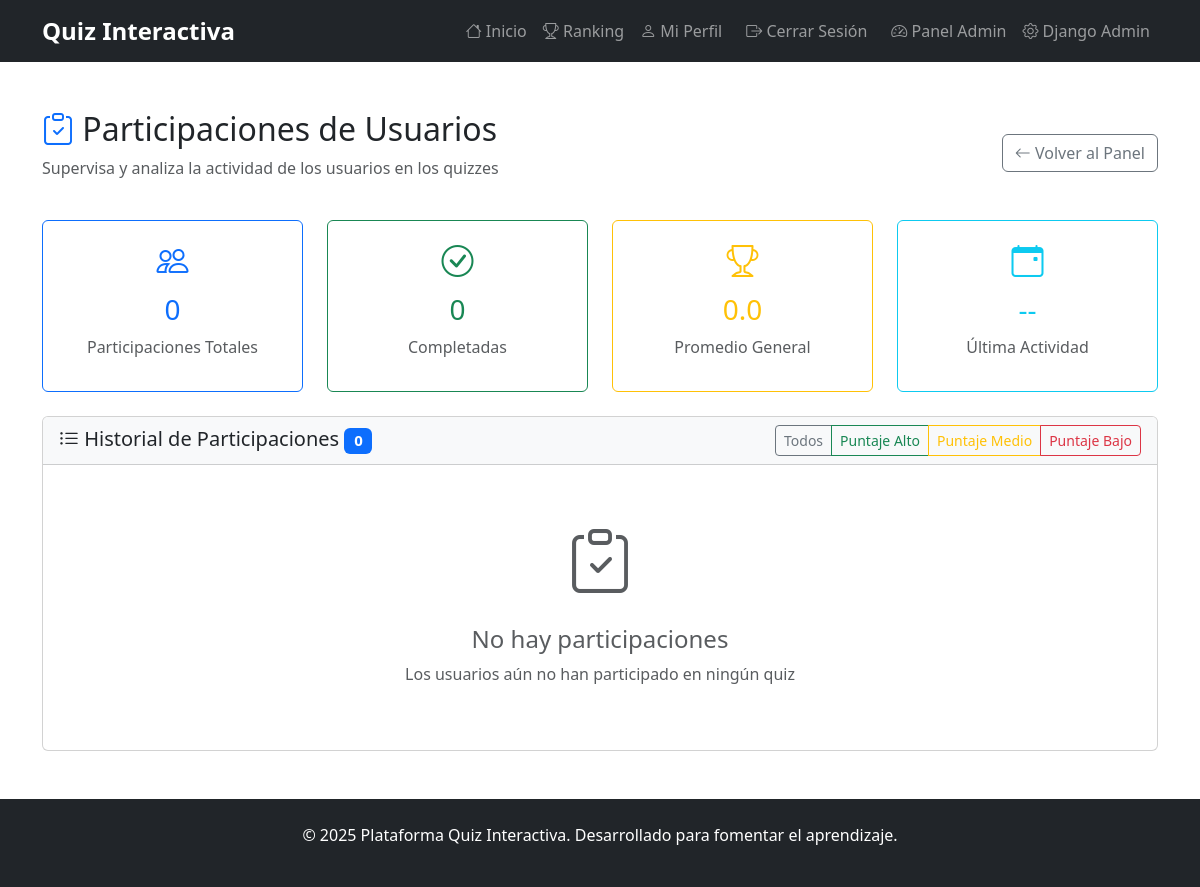
Page /admin-panel/participaciones/ (signed in) on the earlier database version.
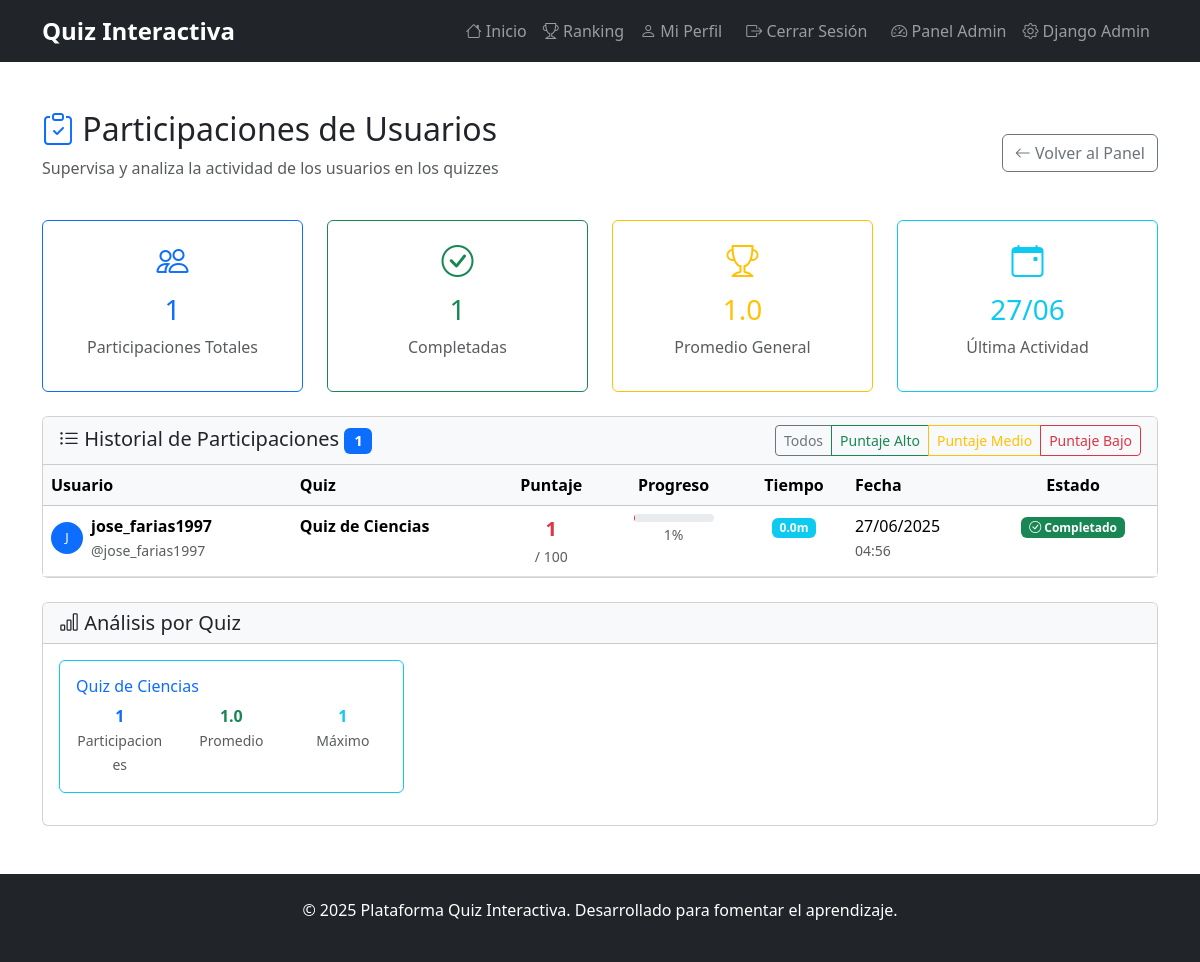
Same page on the later database version.
### quizzes/models.py (models this page shows, shortened)
class Participacion(models.Model):
    usuario = models.ForeignKey(User, on_delete=models.CASCADE)
    quiz = models.ForeignKey(Quiz, on_delete=models.CASCADE)
    fecha = models.DateTimeField(auto_now_add=True)
    puntaje = models.IntegerField(default=0)
    tiempo_total = models.DurationField(null=True, blank=True)
    completado = models.BooleanField(default=False)
    class Meta:
        unique_together = ('usuario', 'quiz')

class Quiz(models.Model):
    titulo = models.CharField(max_length=200)
    descripcion = models.TextField(blank=True)
    fecha_creacion = models.DateTimeField(auto_now_add=True)
    activo = models.BooleanField(default=True)
    tiempo_limite = models.IntegerField(default=0, help_text="Tiempo en minutos (0 = sin límite)")

### quizzes/views.py (the view)
# urls.py: path('admin-panel/participaciones/', views.admin_participaciones, name='admin_participaciones'),
@user_passes_test(is_staff_user)
def admin_participaciones(request):
    participaciones = Participacion.objects.filter(completado=True).order_by('-fecha')
    return render(request, 'quizzes/admin/participaciones.html', {'participaciones': participaciones})

### quizzes/templatetags/quiz_extras.py (called while the page is built)
@register.filter
def dividir(value, arg):
    try:
        return float(value) / float(arg) if float(arg) != 0 else 0
    except (ValueError, TypeError):
        return 0

@register.filter
def promedio_puntajes(participaciones):
    if not participaciones:
        return 0
    try:
        total = sum(p.puntaje for p in participaciones)
        return total / len(participaciones)
    except (AttributeError, TypeError, ZeroDivisionError):
        return 0

@register.filter
def mejor_puntaje(participaciones):
    if not participaciones:
        return 0
    try:
        return max(p.puntaje for p in participaciones)
    except (AttributeError, TypeError, ValueError):
        return 0

### quizzes/views.py (called while the page is built)
def is_staff_user(user):
    return user.is_authenticated and user.is_staff

### quizzes/templates/quizzes/admin/participaciones.html (shortened to what the changed rows need)
{% extends 'base.html' %}
{% load quiz_extras %}
{% block content %}
<div class="container my-5">
    <div class="row mb-4">
        <div class="col-12">
            <div class="d-flex justify-content-between align-items-center">
                <div>
                    <h2><i class="bi bi-clipboard-check text-primary"></i> Participaciones de Usuarios</h2>
                </div>
            </div>
        </div>
    </div>
    <div class="row mb-4">
        <div class="col-md-3">
            <div class="card text-center border-primary h-100">
                <div class="card-body">
                    <i class="bi bi-people text-primary" style="font-size: 2rem;"></i>
                    <h3 class="mt-2 text-primary">{{ participaciones|length }}</h3>
                    <p class="text-muted">Participaciones Totales</p>
                </div>
            </div>
        </div>
        <div class="col-md-3">
            <div class="card text-center border-success h-100">
                <div class="card-body">
                    <i class="bi bi-check-circle text-success" style="font-size: 2rem;"></i>
                    <h3 class="mt-2 text-success">{{ participaciones.count }}</h3>
                    <p class="text-muted">Completadas</p>
                </div>
            </div>
        </div>
        <div class="col-md-3">
            <div class="card text-center border-warning h-100">
                <div class="card-body">
                    <i class="bi bi-trophy text-warning" style="font-size: 2rem;"></i>
                    <h3 class="mt-2 text-warning">{{ participaciones|promedio_puntajes|floatformat:1 }}</h3>
                    <p class="text-muted">Promedio General</p>
                </div>
            </div>
        </div>
        <div class="col-md-3">
            <div class="card text-center border-info h-100">
                <div class="card-body">
                    <i class="bi bi-calendar-event text-info" style="font-size: 2rem;"></i>
                    <h3 class="mt-2 text-info">
                        {% if participaciones %}
                            {{ participaciones.first.fecha|date:"d/m" }}
                        {% else %}
                            --
                        {% endif %}
                    </h3>
                    <p class="text-muted">Última Actividad</p>
                </div>
            </div>
        </div>
    </div>
    <div class="row">
        <div class="col-12">
            <div class="card">
                <div class="card-header bg-light d-flex justify-content-between align-items-center">
                    <div>
                        <h5 class="mb-0">
                            <i class="bi bi-list-ul"></i> Historial de Participaciones
                            <span class="badge bg-primary">{{ participaciones.count }}</span>
                        </h5>
                    </div>
                </div>
                <div class="card-body p-0">
                    {% if participaciones %}
                        <div class="table-responsive">
                            <table class="table table-hover mb-0" id="participacionesTable">
                                <thead class="table-light">
                                    <tr>
                                        <th>Usuario</th>
                                        <th>Quiz</th>
                                        <th class="text-center">Puntaje</th>
                                        <th class="text-center">Progreso</th>
                                        <th class="text-center">Tiempo</th>
                                        <th>Fecha</th>
                                        <th class="text-center">Estado</th>
                                    </tr>
                                </thead>
                                <tbody>
                                    {% for participacion in participaciones %}
                                        <tr data-puntaje="{{ participacion.puntaje }}" class="participacion-row">
                                            <td>
                                                <div class="d-flex align-items-center">
                                                    <div class="bg-primary text-white rounded-circle d-flex align-items-center justify-content-center me-2"
                                                         style="width: 32px; height: 32px; font-size: 0.8rem;">
                                                        {{ participacion.usuario.first_name|first|default:participacion.usuario.username|first|upper }}
                                                    </div>
                                                    <div>
                                                        <div class="fw-bold">
                                                            {% if participacion.usuario.first_name %}
                                                                {{ participacion.usuario.first_name }} {{ participacion.usuario.last_name }}
                                                            {% else %}
                                                                {{ participacion.usuario.username }}
                                                            {% endif %}
                                                        </div>
                                                        <small class="text-muted">@{{ participacion.usuario.username }}</small>
                                                    </div>
                                                </div>
                                            </td>
                                            <td>
                                                <div>
                                                    <div class="fw-bold">{{ participacion.quiz.titulo|truncatechars:30 }}</div>
                                                </div>
                                            </td>
                                            <td class="text-center">
                                                <div class="fw-bold fs-5
                                                    {% if participacion.puntaje >= 80 %}text-success
                                                    {% elif participacion.puntaje >= 60 %}text-warning
                                                    {% else %}text-danger{% endif %}">
                                                    {{ participacion.puntaje }}
                                                </div>
                                                <small class="text-muted">/ 100</small>
                                            </td>
                                            <td class="text-center">
                                                <div class="progress" style="height: 8px; width: 80px; margin: 0 auto;">
                                                </div>
                                                <small class="text-muted">{{ participacion.puntaje }}%</small>
                                            </td>
                                            <td class="text-center">
                                                {% if participacion.tiempo_total %}
                                                    <span class="badge bg-info">
                                                        {% if participacion.tiempo_total < 60 %}
                                                            {{ participacion.tiempo_total|floatformat:0 }}s
                                                        {% else %}
                                                            {{ participacion.tiempo_total|dividir:60|floatformat:1 }}m
                                                        {% endif %}
                                                    </span>
                                                {% else %}
                                                    <span class="text-muted">--</span>
                                                {% endif %}
                                            </td>
                                            <td>
                                                <div>{{ participacion.fecha|date:"d/m/Y" }}</div>
                                                <small class="text-muted">{{ participacion.fecha|date:"H:i" }}</small>
                                            </td>
                                            <td class="text-center">
                                                {% if participacion.completado %}
                                                    <span class="badge bg-success">
                                                        <i class="bi bi-check-circle"></i> Completado
                                                    </span>
                                                {% else %}
                                                    <span class="badge bg-warning">
                                                        <i class="bi bi-clock"></i> En progreso
                                                    </span>
                                                {% endif %}
                                            </td>
                                        </tr>
                                    {% endfor %}
                                </tbody>
                            </table>
                        </div>
                    {% else %}
                        <div class="text-center py-5">
                            <i class="bi bi-clipboard-check text-muted" style="font-size: 4rem;"></i>
                            <h4 class="text-muted mt-3">No hay participaciones</h4>
                            <p class="text-muted">Los usuarios aún no han participado en ningún quiz</p>
                        </div>
                    {% endif %}
                </div>
            </div>
        </div>
    </div>
    {% if participaciones %}
        <div class="row mt-4">
            <div class="col-12">
                <div class="card">
                    <div class="card-header bg-light">
                        <h5 class="mb-0">
                            <i class="bi bi-bar-chart"></i> Análisis por Quiz
                        </h5>
                    </div>
                    <div class="card-body">
                        <div class="row">
                            {% regroup participaciones by quiz as quizzes_participaciones %}
                            {% for quiz_grupo in quizzes_participaciones %}
                                <div class="col-md-6 col-lg-4 mb-3">
                                    <div class="card border-info h-100">
                                        <div class="card-body">
                                            <h6 class="card-title text-primary">{{ quiz_grupo.grouper.titulo|truncatechars:25 }}</h6>
                                            <div class="row text-center">
                                                <div class="col-4">
                                                    <strong class="text-primary">{{ quiz_grupo.list|length }}</strong>
                                                    <br><small class="text-muted">Participaciones</small>
                                                </div>
                                                <div class="col-4">
                                                    <strong class="text-success">{{ quiz_grupo.list|promedio_puntajes|floatformat:1 }}</strong>
                                                    <br><small class="text-muted">Promedio</small>
                                                </div>
                                                <div class="col-4">
                                                    <strong class="text-info">{{ quiz_grupo.list|mejor_puntaje }}</strong>
                                                    <br><small class="text-muted">Máximo</small>
                                                </div>
                                            </div>
                                        </div>
                                    </div>
                                </div>
                            {% endfor %}
                        </div>
                    </div>
                </div>
            </div>
        </div>
    {% endif %}
</div>
{% endblock %}

Differences in the rows shown:
added Participacion: puntaje "1.0", first.fecha "27/06", usuario.first_name|first "J", usuario.username "jose_farias1997", quiz.titulo "Quiz de Ciencias", puntaje "1", tiempo_total|dividir "0.0", fecha "27/06/2025", fecha "04:56", completado True (drawn)
added Quiz: grouper.titulo "Quiz de Ciencias", list|length "1", list|promedio_puntajes "1.0", list|mejor_puntaje "1"
Other differences:
{{ participaciones|length }}: "0" → "1"
{{ participaciones.count }}: "0" → "1"
{{ participaciones|promedio_puntajes|floatformat:1 }}: "0.0" → (not shown)
text no longer shown: "-- No hay participaciones Los usuarios aún no han participado en ningún quiz"
text now shown: "Usuario Quiz Puntaje Progreso Tiempo Fecha Estado Análisis por Quiz"
